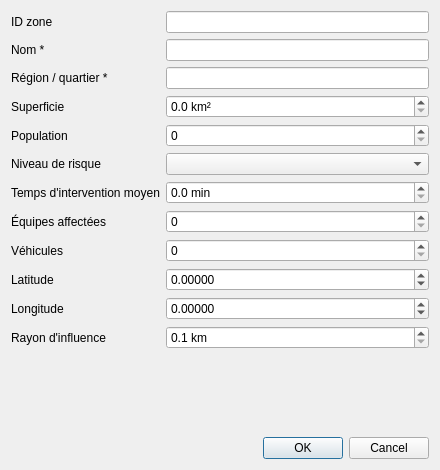
<?xml version="1.0" encoding="UTF-8"?>
<ui version="4.0">
 <class>ZoneDialog</class>
 <widget class="QDialog" name="ZoneDialog">
  <property name="geometry">
   <rect><x>0</x><y>0</y><width>440</width><height>470</height></rect>
  </property>
  <property name="windowTitle">
   <string>Zone de couverture</string>
  </property>
  <layout class="QVBoxLayout" name="verticalLayout">
   <item>
    <layout class="QFormLayout" name="formLayout">
     <item row="0" column="0"><widget class="QLabel" name="lbId"><property name="text"><string>ID zone</string></property></widget></item>
     <item row="0" column="1"><widget class="QLineEdit" name="leId"><property name="readOnly"><bool>true</bool></property></widget></item>
     <item row="1" column="0"><widget class="QLabel" name="lbNom"><property name="text"><string>Nom *</string></property></widget></item>
     <item row="1" column="1"><widget class="QLineEdit" name="leNom"/></item>
     <item row="2" column="0"><widget class="QLabel" name="lbRegion"><property name="text"><string>Région / quartier *</string></property></widget></item>
     <item row="2" column="1"><widget class="QLineEdit" name="leRegion"/></item>
     <item row="3" column="0"><widget class="QLabel" name="lbSup"><property name="text"><string>Superficie</string></property></widget></item>
     <item row="3" column="1"><widget class="QDoubleSpinBox" name="dsbSuperficie"><property name="suffix"><string> km²</string></property><property name="decimals"><number>1</number></property><property name="maximum"><double>100000.000000000000000</double></property></widget></item>
     <item row="4" column="0"><widget class="QLabel" name="lbPop"><property name="text"><string>Population</string></property></widget></item>
     <item row="4" column="1"><widget class="QSpinBox" name="sbPopulation"><property name="maximum"><number>50000000</number></property><property name="singleStep"><number>1000</number></property></widget></item>
     <item row="5" column="0"><widget class="QLabel" name="lbRisque"><property name="text"><string>Niveau de risque</string></property></widget></item>
     <item row="5" column="1"><widget class="QComboBox" name="cbRisque"/></item>
     <item row="6" column="0"><widget class="QLabel" name="lbTemps"><property name="text"><string>Temps d'intervention moyen</string></property></widget></item>
     <item row="6" column="1"><widget class="QDoubleSpinBox" name="dsbTemps"><property name="suffix"><string> min</string></property><property name="decimals"><number>1</number></property><property name="maximum"><double>600.000000000000000</double></property></widget></item>
     <item row="7" column="0"><widget class="QLabel" name="lbEq"><property name="text"><string>Équipes affectées</string></property></widget></item>
     <item row="7" column="1"><widget class="QSpinBox" name="sbEquipes"><property name="maximum"><number>500</number></property></widget></item>
     <item row="8" column="0"><widget class="QLabel" name="lbVeh"><property name="text"><string>Véhicules</string></property></widget></item>
     <item row="8" column="1"><widget class="QSpinBox" name="sbVehicules"><property name="maximum"><number>500</number></property></widget></item>
     <item row="9" column="0"><widget class="QLabel" name="lbLat"><property name="text"><string>Latitude</string></property></widget></item>
     <item row="9" column="1"><widget class="QDoubleSpinBox" name="dsbLat"><property name="decimals"><number>5</number></property><property name="minimum"><double>-90.000000000000000</double></property><property name="maximum"><double>90.000000000000000</double></property></widget></item>
     <item row="10" column="0"><widget class="QLabel" name="lbLon"><property name="text"><string>Longitude</string></property></widget></item>
     <item row="10" column="1"><widget class="QDoubleSpinBox" name="dsbLon"><property name="decimals"><number>5</number></property><property name="minimum"><double>-180.000000000000000</double></property><property name="maximum"><double>180.000000000000000</double></property></widget></item>
     <item row="11" column="0"><widget class="QLabel" name="lbRayon"><property name="text"><string>Rayon d'influence</string></property></widget></item>
     <item row="11" column="1"><widget class="QDoubleSpinBox" name="dsbRayon"><property name="suffix"><string> km</string></property><property name="decimals"><number>1</number></property><property name="minimum"><double>0.100000000000000</double></property><property name="maximum"><double>50.000000000000000</double></property></widget></item>
    </layout>
   </item>
   <item>
    <widget class="QLabel" name="lbError">
     <property name="styleSheet"><string notr="true">color:#b91c1c; font-weight:600;</string></property>
     <property name="text"><string/></property>
    </widget>
   </item>
   <item>
    <widget class="QDialogButtonBox" name="buttonBox">
     <property name="standardButtons"><set>QDialogButtonBox::Cancel|QDialogButtonBox::Ok</set></property>
    </widget>
   </item>
  </layout>
 </widget>
 <resources/>
 <connections/>
</ui>
